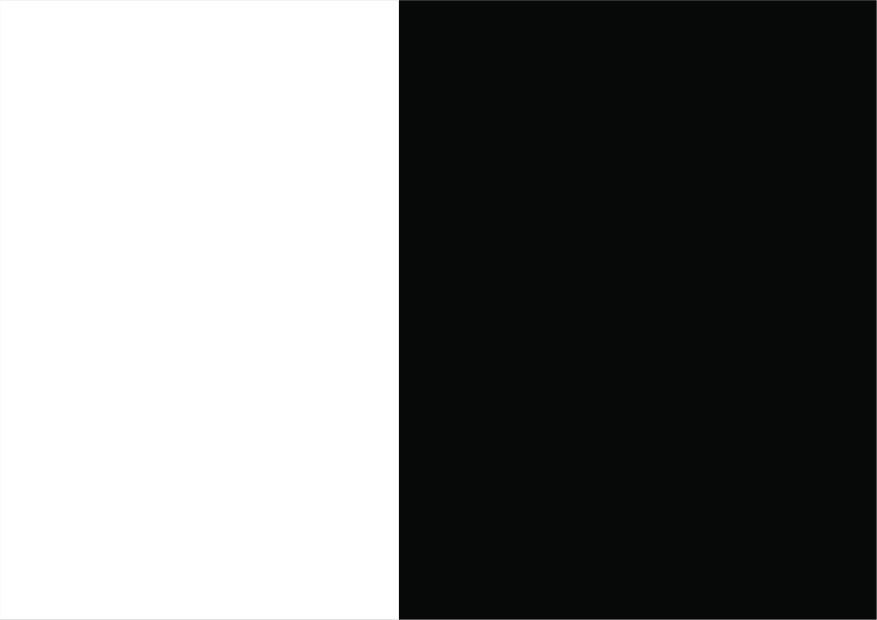
#> input picture data/aa.jpg, 3507 x 2478 px, found by its file name (shown at 1/4 size)
$ python bitwsieoperatin.py
#> lines starting #> are read from the running program, lines starting #| are printed output that depends on the picture
import numpy as np
import cv2

img1 = cv2.imread("aa.jpg")
#> img1 is the input picture: shape (2478, 3507, 3); mean B, G, R 121, 121, 119.9
img2 = np.zeros((250, 500, 3), np.uint8)

img2 = cv2.rectangle(img2,  (100, 0),(400, 50), (255, 255, 255), -1)
# ball = img[200:113, 270:194]
# img[273:333, 100:160] = ball
img2 = cv2.resize(img2, (512, 512))
img1 = cv2.resize(img1, (512, 512))
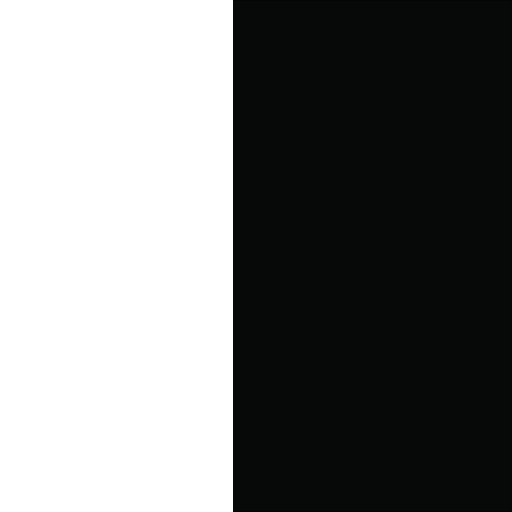
#> img1: shape (512, 512, 3); mean B, G, R 120.9, 120.9, 119.9

bitand = cv2.bitwise_and(img1, img2)
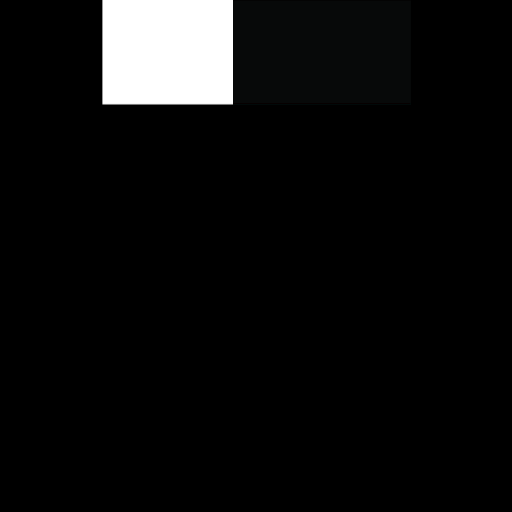
#> bitand: shape (512, 512, 3); mean B, G, R 13.9, 13.9, 13.8
bitOr = cv2.bitwise_or(img1, img2)
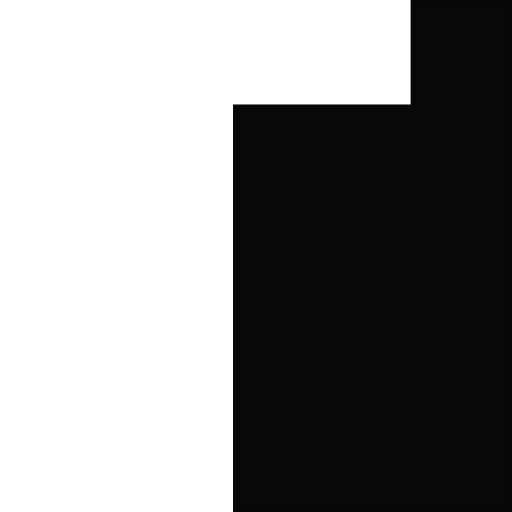
#> bitOr: shape (512, 512, 3); mean B, G, R 138.4, 138.4, 137.4
bitxor = cv2.bitwise_xor(img1, img2)
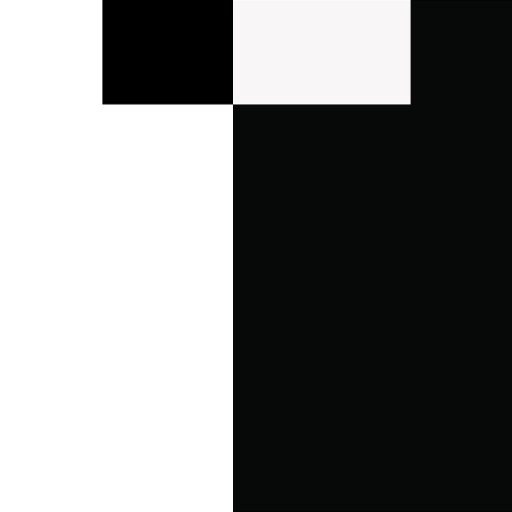
#> bitxor: shape (512, 512, 3); mean B, G, R 124.5, 124.5, 123.6
bitnot1 = cv2.bitwise_not(img1)
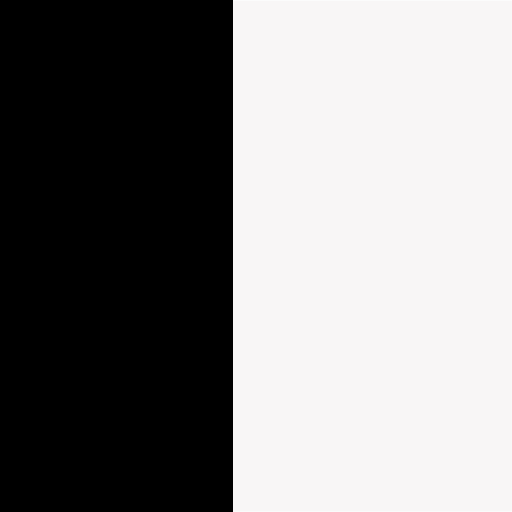
#> bitnot1: shape (512, 512, 3); mean B, G, R 134.1, 134.1, 135.1
bitnot2 = cv2.bitwise_not(img2)
# [7 lines of commented-out code are left out]
cv2.imshow("bitnot2", bitnot2)
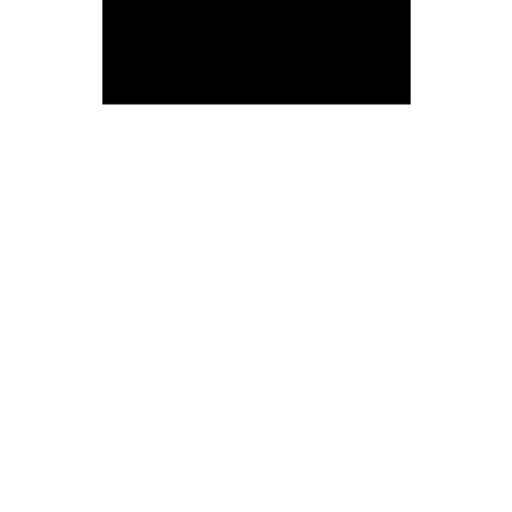
#> window 'bitnot2': shape (512, 512, 3); min 0, max 255, mean 223.7
cv2.imshow("bitnot1", bitnot1)
cv2.waitKey(0)
cv2.destroyAllWindows()
